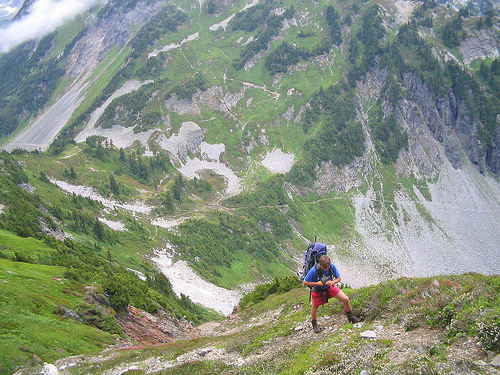
#> input picture gambar_dataset/58363928.jpg, 500 x 375 px, found by its file name
$ jupyter execute hi_histogram_equalization.ipynb   (shell and % lines are left out)
#> lines starting #> are read from the running program, lines starting #| are printed output that depends on the picture
<a href="https://colab.research.google.com/github/hanifnurf/TubesTKC_FlickrImage/blob/main/histogram/hi_histogram_equalization.ipynb" target="_parent"></a>

[cell 1]
import wget
url2 = "https://github.com/hanifnurf/TubesTKC_FlickrImage/blob/main/gambar_dataset/58363928.jpg?raw=true"
wget.download(url2)

[cell 2]
# import the necessary packages
import matplotlib.pyplot as plt
import argparse
import cv2

[cell 3]
def plt_imshow(title, image):
    # convert the image frame BGR to RGB color space and display it
	image = cv2.cvtColor(image, cv2.COLOR_BGR2RGB)
	plt.imshow(image)
	plt.title(title)
	plt.grid(False)
	plt.show()

[cell 4]
# since we are using Jupyter Notebooks we can replace our argument
# parsing code with *hard coded* arguments and values
args = {
    "image": "58363928.jpg"
}

[cell 5]
# load the input image from disk and convert it to grayscale
print("[INFO] loading input image...")
image = cv2.imread(args["image"])
#> image is the input picture: shape (375, 500, 3); mean B, G, R 127.5, 144.6, 134.5
gray = cv2.cvtColor(image, cv2.COLOR_BGR2GRAY)
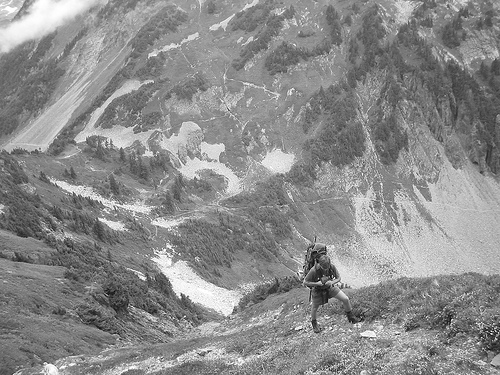
#> gray: shape (375, 500); min 0, max 255, mean 139.6

# apply histogram equalization
print("[INFO] performing histogram equalization...")
equalized = cv2.equalizeHist(gray)
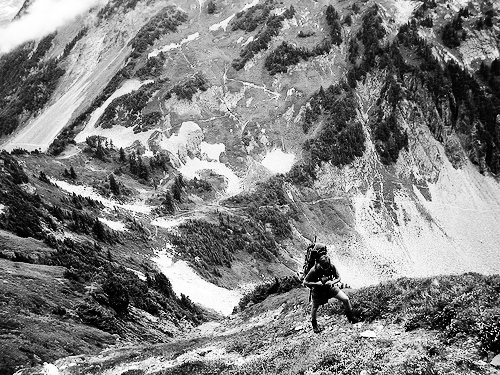
#> equalized: shape (375, 500); min 0, max 255, mean 128.5

[cell 6]
# show the original grayscale image and equalized image
plt_imshow("Input", gray)
plt_imshow("Histogram Equalization", equalized)

Implementing adaptive histogram equalization with OpenCV

[cell 7]
# since we are using Jupyter Notebooks we can replace our argument
# parsing code with *hard coded* arguments and values
args = {
    "image": "58363928.jpg",
    "clip": 2.0,
    "tile": 8
}

[cell 8]
# load the input image from disk and convert it to grayscale
print("[INFO] loading input image...")
image = cv2.imread(args["image"])
gray = cv2.cvtColor(image, cv2.COLOR_BGR2GRAY)

# apply CLAHE (Contrast Limited Adaptive Histogram Equalization)
print("[INFO] applying CLAHE...")
clahe = cv2.createCLAHE(clipLimit=args["clip"],
	tileGridSize=(args["tile"], args["tile"]))
equalized = clahe.apply(gray)
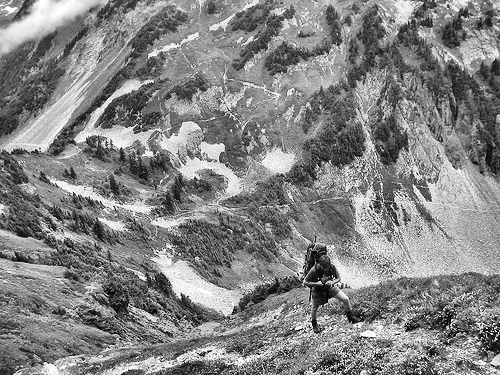
#> equalized: shape (375, 500); min 0, max 255, mean 131.7

[cell 9]
# show the original grayscale image and CLAHE output image
plt_imshow("Input", gray)
plt_imshow("CLAHE", equalized)

$ run again, with gambar_dataset/374176648.jpg copied over gambar_dataset/58363928.jpg
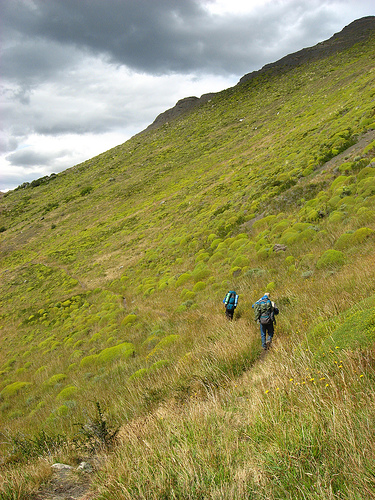
#> input picture gambar_dataset/374176648.jpg, 375 x 500 px, found by its file name
#> image is the input picture: shape (500, 375, 3); mean B, G, R 86.8, 144, 147.7
#> `gray = cv2.cvtColor(image, cv2.COLOR_BGR2GRAY)`:
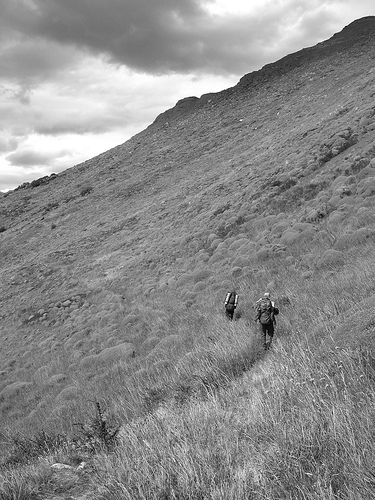
#> gray: shape (500, 375); min 0, max 255, mean 138.6
#> `equalized = clahe.apply(gray)`:
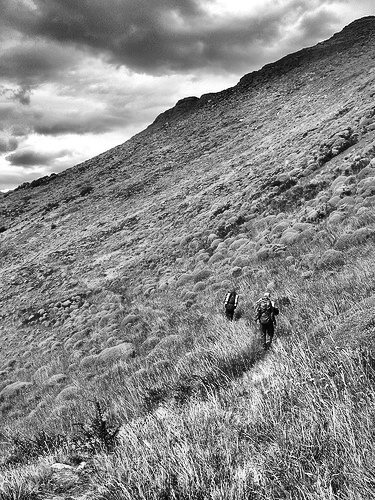
#> equalized: shape (500, 375); min 0, max 255, mean 136.2
